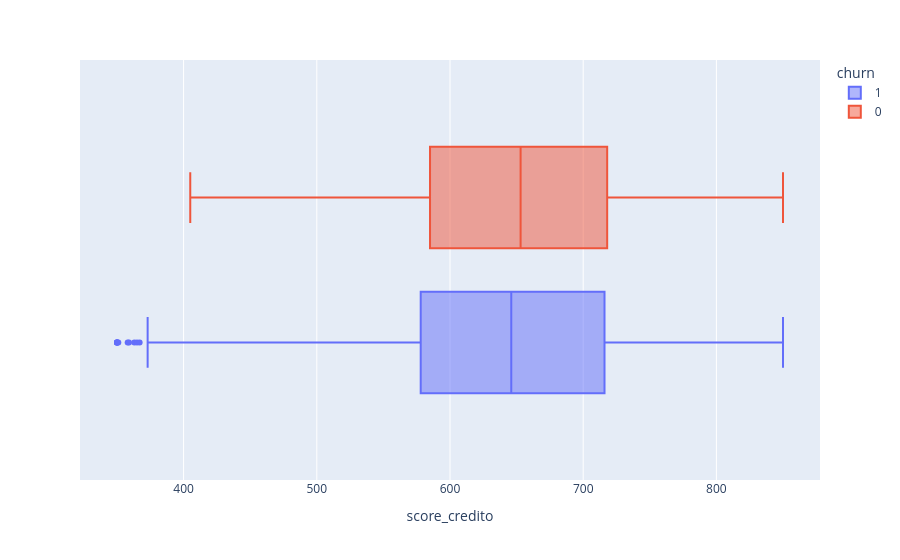

Here is the notebook cell this chart was saved with:
### Markdown cell above
### Etapa 3

Depois de explorar as variáveis categóricas, chegou a vez das **variáveis numéricas**. Analisando o comportamento dos valores numéricos e checar se existem valores inconsistentes.

### Code cell
#analisando a distribuição do score de crédito
px.box(dados, x = 'score_credito', color = 'churn')

### Figure 1 — Plotly figure (JSON) as saved in the notebook; plotly's stock layout.template omitted (floating-point values rounded to 4 significant figures; data arrays with more than 128 entries replaced by an {"elided": "..."} marker saying what was removed)
{"data": [{"alignmentgroup": "True", "hovertemplate": "churn=1<br>score_credito=%{x}<extra></extra>", "legendgroup": "1", "marker": {"color": "#636efa"}, "name": "1", "notched": false, "offsetgroup": "1", "orientation": "h", "showlegend": true, "type": "box", "x": {"elided": "2037 int values"}, "x0": " ", "xaxis": "x", "y0": " ", "yaxis": "y"}, {"alignmentgroup": "True", "hovertemplate": "churn=0<br>score_credito=%{x}<extra></extra>", "legendgroup": "0", "marker": {"color": "#EF553B"}, "name": "0", "notched": false, "offsetgroup": "0", "orientation": "h", "showlegend": true, "type": "box", "x": {"elided": "7963 int values"}, "x0": " ", "xaxis": "x", "y0": " ", "yaxis": "y"}], "layout": {"boxmode": "group", "legend": {"title": {"text": "churn"}, "tracegroupgap": 0}, "margin": {"t": 60}, "xaxis": {"anchor": "y", "domain": [0, 1], "title": {"text": "score_credito"}}, "yaxis": {"anchor": "x", "domain": [0, 1]}}}
